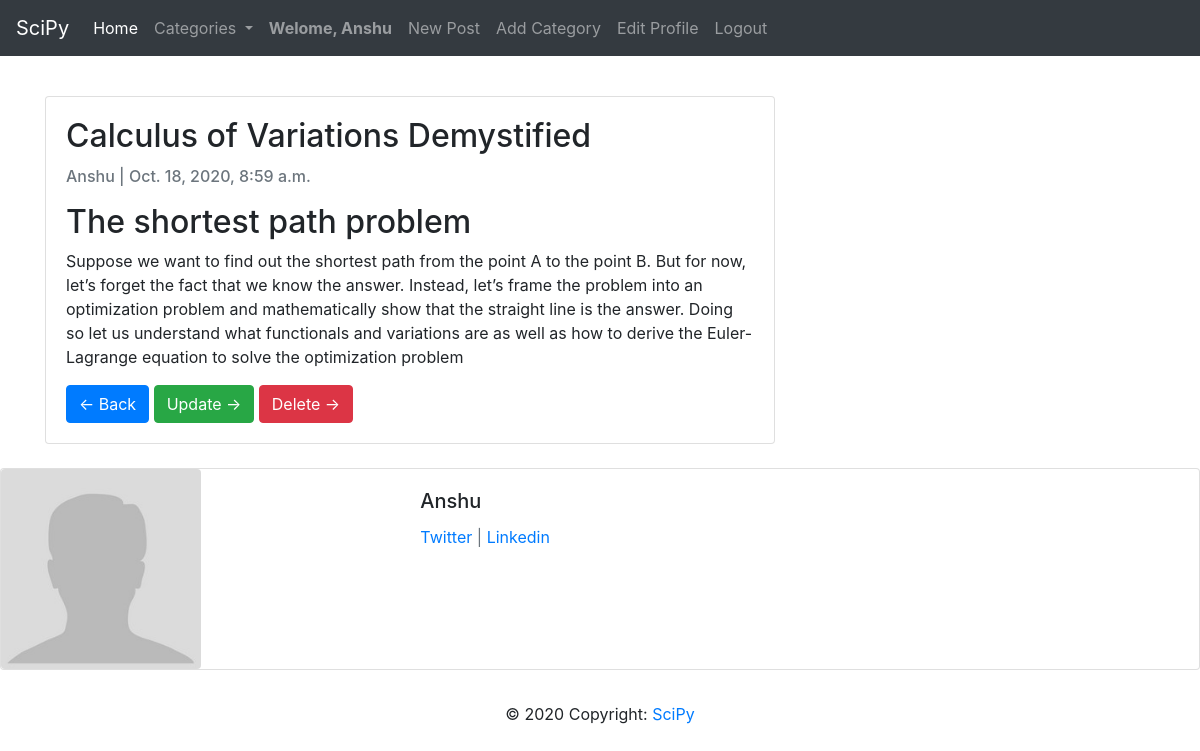
Screenshot of /calculus-of-variations-demystified/ (signed in) with the database file from the repository.
### Blog/models.py (models this page shows, shortened)
class Blog(models.Model):
	author = models.ForeignKey(User,on_delete=models.CASCADE)
	title = models.CharField(max_length=200,unique=True)
	slug = models.SlugField(max_length=200,unique=True)
	content = RichTextField(blank=True, null=True)
	header_image = models.ImageField(null=True,blank=True,upload_to="images/")
	created_on = models.DateTimeField(auto_now_add=True)
	updated_on = models.DateTimeField(auto_now=True)
	category = models.CharField(max_length=200,default='programming')
	snippet = models.CharField(max_length=200)
	likes = models.ManyToManyField(User,related_name='blog_posts')
	class Meta:
		ordering = ['-created_on']

### Blog/views.py (the view)
# urls.py: path('<str:slug>/',ArticleDetailView.as_view(),name='detail'),
class ArticleDetailView(DetailView):
	model = Blog
	template_name = "Blog/details.html"
	def get_context_data(self, *args, **kwargs):
		cat_menu = Category.objects.all()
		context = super(ArticleDetailView,self).get_context_data(*args,**kwargs)
		context["cat_menu"] = cat_menu
		return context

### Blog/models.py (called while the page is built)
	def __str__(self):
		return self.name

### Blog/templates/Blog/details.html (shortened to what this page needs)
{% extends "Blog/base.html" %}
{% load static %}
{% block content %}
{% if user.is_authenticated %}
  <div class="container">
    <div class="row">
      <div class="col-md-8 mt-3 left">
        <div class="card mb-4">
          <div class="card-body">
            <h2 class="card-title">{{ blog.title }}</h2>
            <p class="card-text text-muted h6">{{ blog.author }} | {{ blog.created_on}} </p>
            <p class="card-text">{{blog.content|safe}}</p>
            <a href="{% url 'home'%}" class="btn btn-primary">&#8592; Back</a>
            {% if user.id == blog.author.id %}
              <a href="{% url 'update' blog.slug  %}" class="btn btn-success">Update &rarr;</a>
              <a href="{% url 'delete' blog.slug  %}" class="btn btn-danger">Delete &rarr;</a>
            {% endif %}
          </div>
        </div>
      </div>
    </div>
  </div>
  <div class="card mb-3">
    <div class="row no-gutters">
      <div class="col-md-4">
        {% if blog.author.profile.profile_pic %}
          <img src="{{ blog.author.profile.profile_pic.url }}" class="rounded" alt="..." width="200" height="200">
        {% else %}
          <img src="{% static 'theblog/images/default.jpg' %}" class="rounded" alt="..." width="200" height="200">
        {% endif %}
      </div>
      <div class="col-md-8">
        <div class="card-body">
          <h5 class="card-title">{{ blog.author }}</h5>
          <p class="text-muted">
          <a href="{{blog.author.profile.twitter_url}}">Twitter</a> |
          <a href="{{blog.author.profile.linkedin_url}}">Linkedin</a></p>
        </div>
      </div>
    </div>
  </div>
{% else %}
  <p>You aren't allowed here.</p>
  <h5>Please <a href="{% url 'login' %}">Login</a></h5>
  <br/><br/>
  <h5>Don't have an account? <a href="{% url 'register' %}">Register</a></h5>
{% endif %}
{% endblock %}

### Blog/templates/Blog/base.html (shortened to what this page needs)
<!DOCTYPE html>
<html>
<head>
	<link rel="stylesheet" href="https://stackpath.bootstrapcdn.com/bootstrap/4.5.2/css/bootstrap.min.css">
</head>
<body>
	<nav class="navbar navbar-expand-lg navbar-dark bg-dark">
		<a class="navbar-brand" href="{% url 'home' %}">SciPy</a>
		<div class="collapse navbar-collapse" id="navbarSupportedContent">
			<ul class="navbar-nav mr-auto">
				<li class="nav-item active">
					<a class="nav-link" href="{% url 'home' %}">Home <span class="sr-only">(current)</span></a>
				</li>
				<li class="nav-item dropdown">
					<a class="nav-link dropdown-toggle" href="#" id="navbarDropdown" role="button" data-toggle="dropdown" aria-haspopup="true" aria-expanded="false">
						Categories
					</a>
				</li>
				{% if user.is_authenticated %}
					<li class="nav-item">
						<a class="nav-link" href="{% url 'home' %}"><strong>Welome, {{user}}</strong></a>
					</li>
					<li class="nav-item">
						<a class="nav-link" href="{% url 'add_blog' %}">New Post</a>
					</li>
					<li class="nav-item">
						<a class="nav-link" href="{% url 'add_category' %}">Add Category</a>
					</li>
					<li class="nav-item">
						<a class="nav-link" href="{% url 'edit_profile' %}">Edit Profile</a>
					</li>
					<li class="nav-item">
						<a class="nav-link" href="{% url 'logout' %}">Logout</a>
					</li>
				{% endif %}
			</ul>
		</div>
	</nav>
	<br>
	{% block content %}
	{% endblock %}
	<footer class="page-footer font-small blue">
		<div class="footer-copyright text-center py-3">© 2020 Copyright:
			<a href="{% url 'home' %}"> SciPy</a>
		</div>
	</footer>
</body>
</html>

### rows the page displays
Blog: title "Calculus of Variations Demystified", author "Anshu", created_on "Oct. 18, 2020, 8:59 a.m.", content "The shortest path problem Suppose we want to find out the shortest path from the point A to the point B. But for now, let’s forget the fact that we know the answer. Instead, let’s frame the problem into an optimization problem and mathematically show that the straight line is the answer. Doing so let us understand what functionals and variations are as well as how to derive the Euler-Lagrange equation to solve the optimization problem"

### other values shown
{{ user }} "Anshu"
